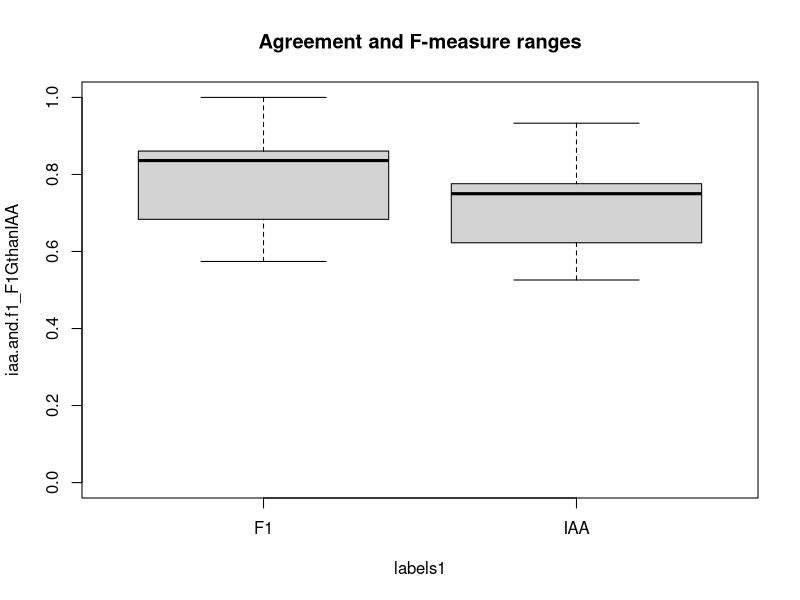
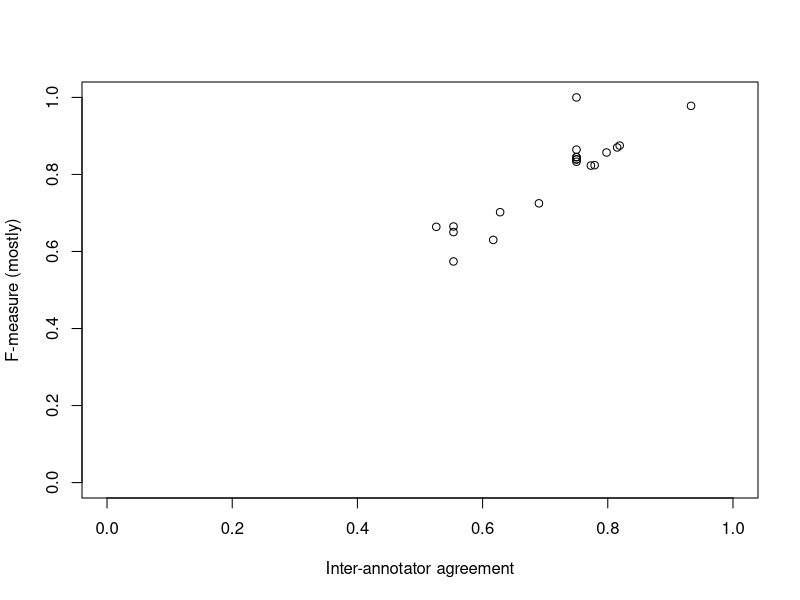
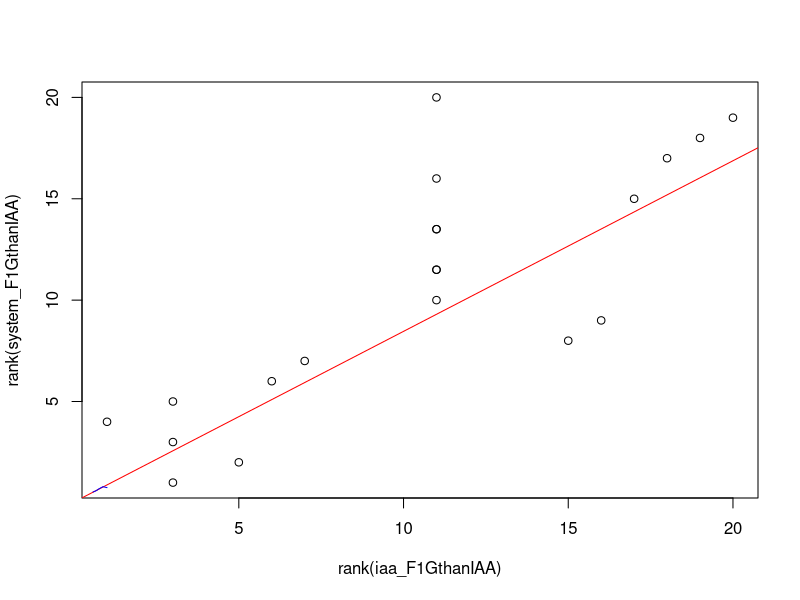
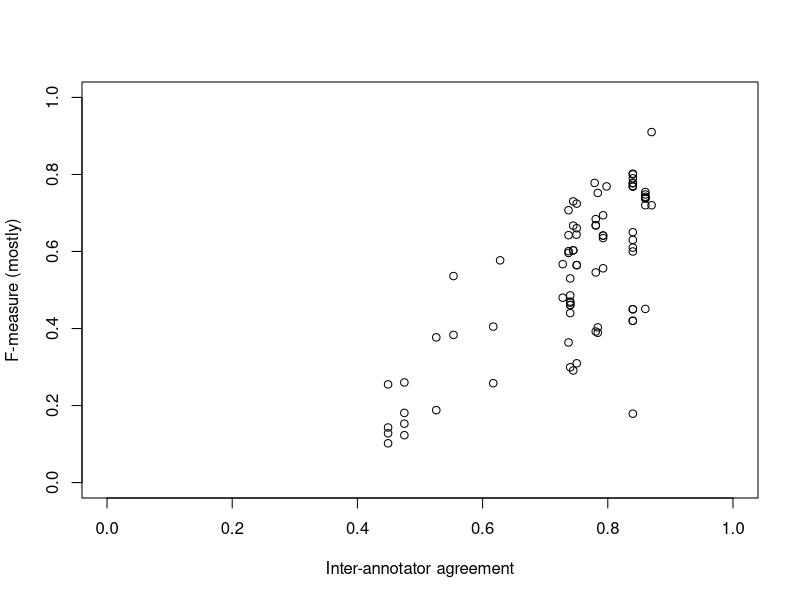
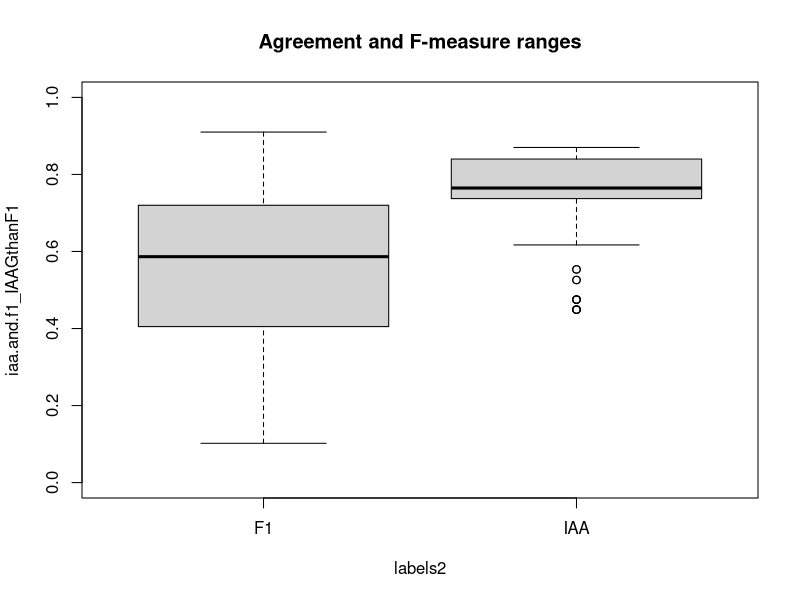
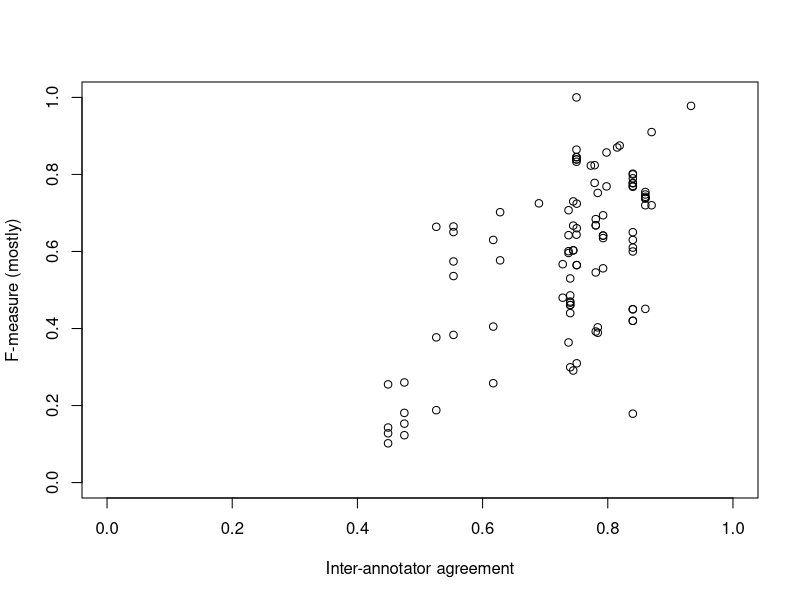
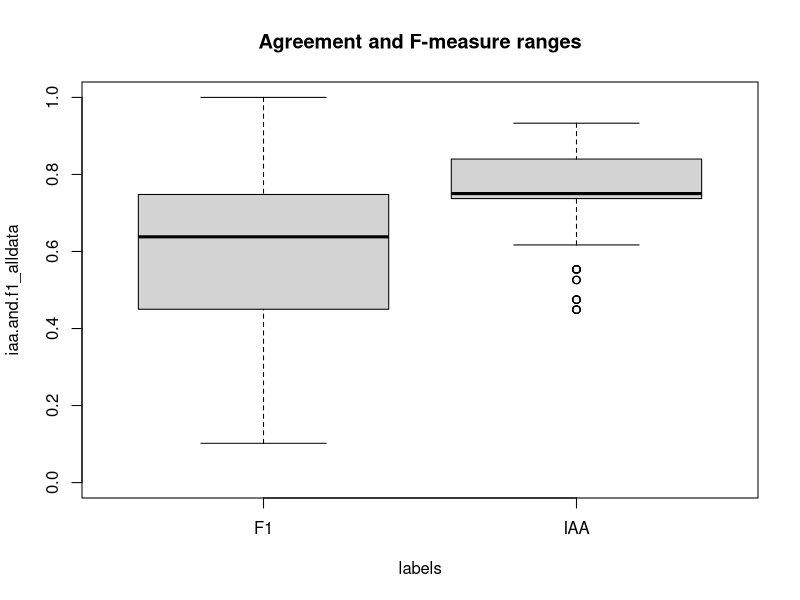

These charts were generated, in order, by the following R code:
#### Inter-annotator Agreement vs. System Performance (F1 measure) Analysis ####
#### Mayla Boguslav and Kevin Bretonnel Cohen ####

##########################
#### F1 measure > IAA ####
##########################

iaa_F1GthanIAA <- c(0.5535, 0.5535, 0.5535, 0.617, 0.526,
                    0.69, 0.933, 0.819, 0.779, 0.815,
                    0.798, 0.773, 0.628, 0.75, 0.75,
                    0.75, 0.75, 0.75, 0.75, 0.75)
# F-measure, except two that are precisions 
system_F1GthanIAA <- c(0.5741, 0.6504, 0.6649, 0.63, 0.664,
                       0.725, 0.978, 0.875, 0.824, 0.87,
                       0.857, 0.823, 0.702, 0.839, 0.839,
                       0.845, 0.8644, 1, 0.845, 0.833)


#basic distributional aspects
labels1 <- c(rep("IAA", 20), rep("F1", 20))
iaa.and.f1_F1GthanIAA <- c(iaa_F1GthanIAA, system_F1GthanIAA)
boxplot(iaa.and.f1_F1GthanIAA~labels1, ylim=c(0, 1.0), main="Agreement and F-measure ranges")


#summary statistics
summary(iaa_F1GthanIAA) # median = 0.75
summary(system_F1GthanIAA) #median = 0.8360

#Shapiro-Wilk normality test = null hypothesis = the data is normally distributed (p >0.05) 
#or not if p<0.05
shapiro.test(iaa_F1GthanIAA) #not normally distributed
shapiro.test(system_F1GthanIAA) #normally distributed

#graph 
plot(iaa_F1GthanIAA, system_F1GthanIAA,
     xlim=c(0,1.0), ylim=c(0,1.0),
     xlab="Inter-annotator agreement",
     ylab="F-measure (mostly)")

#Spearman's correlation
cor(iaa_F1GthanIAA,system_F1GthanIAA, method ="spearman") # positive = 0.8069756

# spearman's rank test
## positive correlation for iaa and system
cor.test(iaa_F1GthanIAA,system_F1GthanIAA, alternative = 'greater' , method="spearman", exact = TRUE, 
         conf.level = 0.95, continuity = FALSE) # rho=0.8069756, p=8.56 X 10^(-6)<0.05

##graph of spearman's rank correlation
plot(rank(iaa_F1GthanIAA), rank(system_F1GthanIAA))
# Add fit lines
abline(lm(iaa_F1GthanIAA~system_F1GthanIAA), col="red") # regression line (y~x) 
lines(lowess(system_F1GthanIAA,iaa_F1GthanIAA), col="blue") # lowess line (x,y)



##########################
#### F1 measure < IAA ####
##########################

IAAGThanFmeasure <- read.table(file = 'IAAGthanFmeasure.csv', header = TRUE, sep=',', dec='.')
print(IAAGThanFmeasure)
plot(IAAGThanFmeasure$IAA, IAAGThanFmeasure$System,
     xlim=c(0,1.0), ylim=c(0,1.0),
     xlab="Inter-annotator agreement",
     ylab="F-measure (mostly)")

#basic distributional aspects
labels2 <- c(rep("IAA", 82), rep("F1", 82)) #half of 132 entries
iaa.and.f1_IAAGthanF1 <- c(IAAGThanFmeasure$IAA, IAAGThanFmeasure$System) #164 entries
boxplot(iaa.and.f1_IAAGthanF1~labels2, ylim=c(0, 1.0), main="Agreement and F-measure ranges")


#summary statistics
summary(IAAGThanFmeasure$IAA) # median = 0.7647
summary(IAAGThanFmeasure$System) #median = 0.5865

#Shapiro-Wilk normality test = null hypothesis = the data is normally distributed (p >0.05) 
#or not if p<0.05
shapiro.test(IAAGThanFmeasure$IAA) #not normally distributed
shapiro.test(IAAGThanFmeasure$System) # not normally distributed


#Spearman's correlation
cor(IAAGThanFmeasure$IAA, IAAGThanFmeasure$System, method ="spearman") # positive = 0.6532331

# spearman's rank test
## positive correlation for iaa and system significant
cor.test(IAAGThanFmeasure$IAA, IAAGThanFmeasure$System, alternative = 'greater' , method="spearman", exact = TRUE, 
         conf.level = 0.95, continuity = FALSE) # rho=0.6532331, p=1.449e-11<0.05


###########################
#### All Data Combined ####
###########################

alldata <- read.table(file = 'All_IAA_Fmeasure.csv', header = TRUE, sep=',', dec='.')
print(alldata)
plot(alldata$IAA, alldata$System,
     xlim=c(0,1.0), ylim=c(0,1.0),
     xlab="Inter-annotator agreement",
     ylab="F-measure (mostly)")

#basic distributional aspects
labels <- c(rep("IAA", 102), rep("F1", 102)) #half of 132 entries
iaa.and.f1_alldata <- c(alldata$IAA, alldata$System) #204 entries
boxplot(iaa.and.f1_alldata~labels, ylim=c(0, 1.0), main="Agreement and F-measure ranges")


#summary statistics
summary(alldata$IAA) # median = 0.7504
summary(alldata$System) #median = 0.6380

#Shapiro-Wilk normality test = null hypothesis = the data is normally distributed (p >0.05) 
#or not if p<0.05
shapiro.test(alldata$IAA) #not normally distributed
shapiro.test(alldata$System) #not normally distributed

#Spearman's correlation
cor(alldata$IAA, alldata$System, method ="spearman") # positive = 0.5126484

# spearman's rank test
## positive correlation for iaa and system significant
cor.test(alldata$IAA, alldata$System, alternative = 'greater' , method="spearman", exact = TRUE, 
         conf.level = 0.95, continuity = FALSE) # rho=0.5126484, p=1.81e-08<0.05
